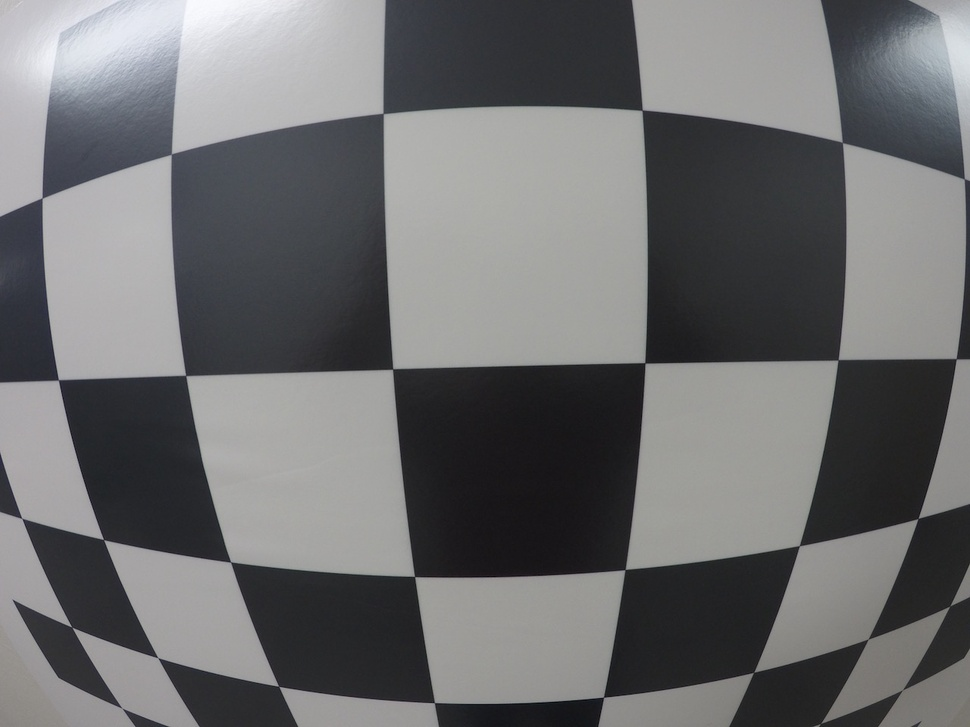
#> input picture images/test_image.jpg, 970 x 727 px, shrunk from 1280 x 960 before the run
$ python calibrate.py
#> lines starting #> are read from the running program, lines starting #| are printed output that depends on the picture
### points.py
import glob
import numpy as np
import cv2

def get_points():
    """
        Extracts object points and image points for camera calibration.
    """
    # Prepare object points
    obgp = np.zeros((6*8, 3), dtype=np.float32)
    obgp[:,:2] = np.mgrid[0:8, 0:6].T.reshape(-1,2)

    # Object points and image points
    objpoints = []
    imgpoints = []

    # List of calibration images
    images = glob.glob('images/GO*.jpg')

    for i, filename in enumerate(images):
        image = cv2.imread(filename)
        gray = cv2.cvtColor(image, cv2.COLOR_BGR2GRAY)
        # Find the corners
        ret, corners = cv2.findChessboardCorners(gray, (8,6), None)
        if ret == True:
            objpoints.append(obgp)
            imgpoints.append(corners)

    return objpoints, imgpoints

### calibrate.py
import pickle
import cv2
from points import get_points

def undistort():
    # Test undistortion on an image
    img = cv2.imread('images/test_image.jpg')
#> img is the input picture: shape (727, 970, 3); mean B, G, R 110.7, 109.5, 109.1
    img_size = (img.shape[1], img.shape[0])
#> img_size = (970, 727)

    objpoints, imgpoints = get_points()
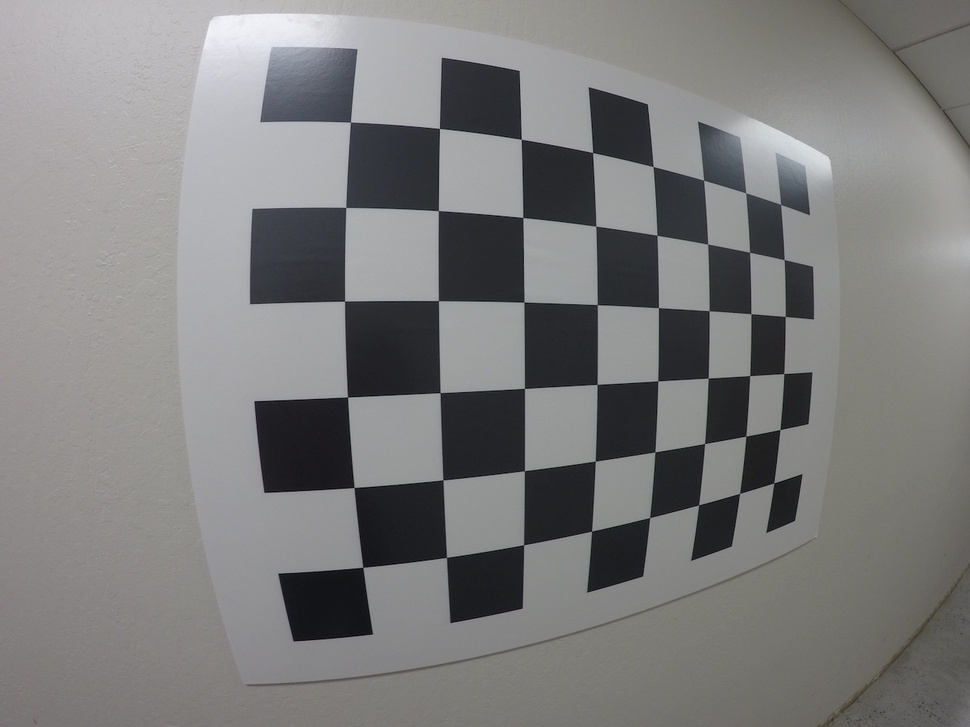
#> input picture images/GOPR0032.jpg, 970 x 727 px, shrunk from 1280 x 960 before the run
#> in get_points, image is the input picture: shape (727, 970, 3); mean B, G, R 124.7, 124.9, 125.1
#> in get_points, `ret, corners = cv2.findChessboardCorners(gray, (8,6), None)`: ret = True; corners = 48 rows, first 8: [350.4, 122], [439.4, 128.4], [521.3, 139.2], [592.7, 152.7], [653.1, 166.5], [703.6, 180.2], [745.7, 192.7], [780.6, 204.5]
#> objpoints = 3 items; imgpoints = 3 items

    # Do camera calibration given object points and image points
    ret, mtx, dist, rvecs, tvecs = cv2.calibrateCamera(objpoints, imgpoints, img_size,None,None)
#> ret = 0.315; mtx = [[424.5, 0, 493.1], [0, 424.8, 379.2], [0, 0, 1]]; dist = [[-0.253, 0.0893, -0.00083, 0.000895, -0.0178]]; rvecs = ([0.0931, -0.324, -0.0257], [0.114, -0.185, -0.0386], [0.05, 0.0227, -0.0108]); tvecs = ([-1.56, -2.8, 4.04], [-2.1, -2.83, 5.95], [-3.5, -2.76, 3.69])


    dst = cv2.undistort(img, mtx, dist, None, mtx)
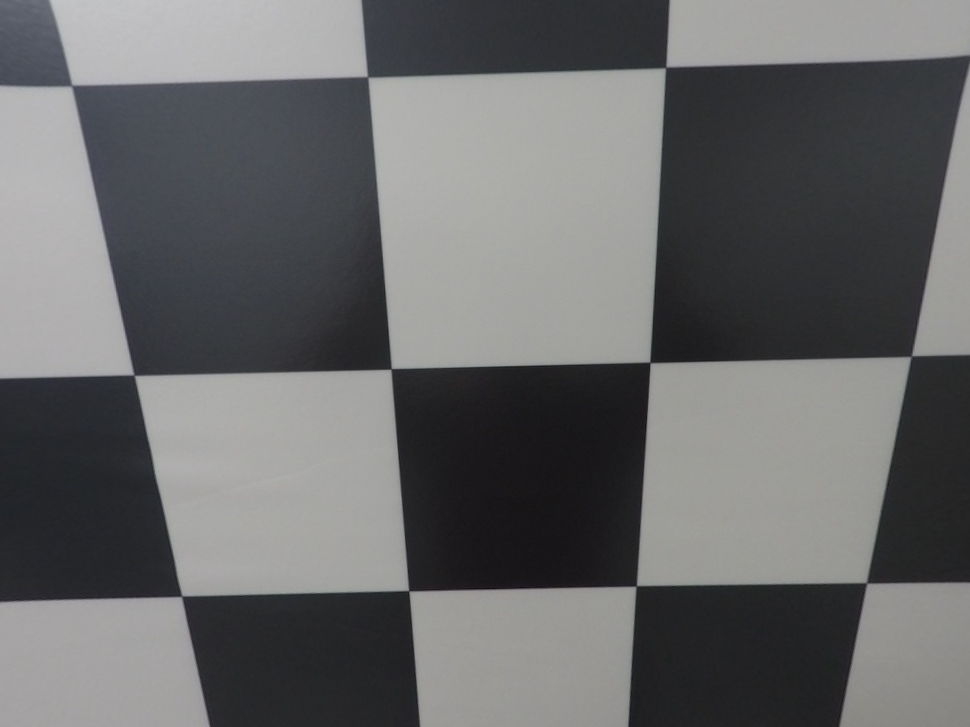
#> dst: shape (727, 970, 3); mean B, G, R 105.2, 104.4, 104
    cv2.imwrite('./test_undist.jpg',dst)

if __name__ == '__main__':
    undistort()
